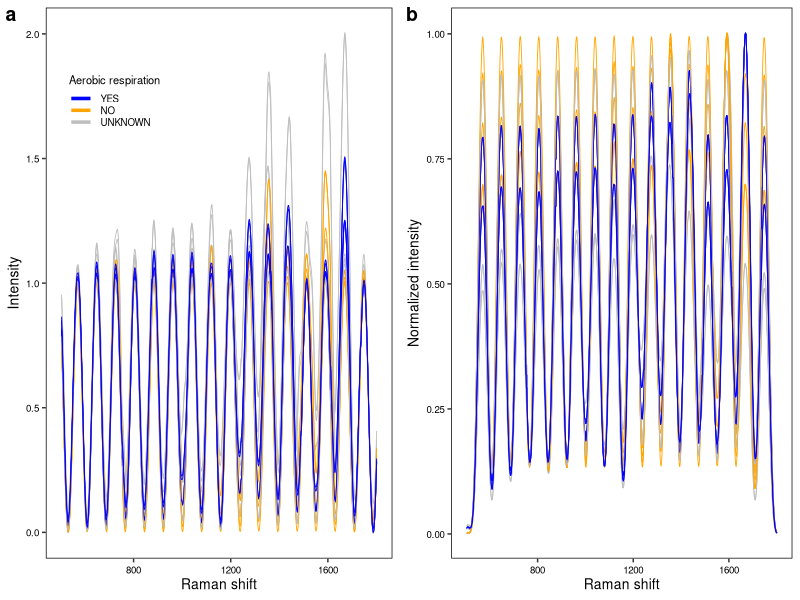
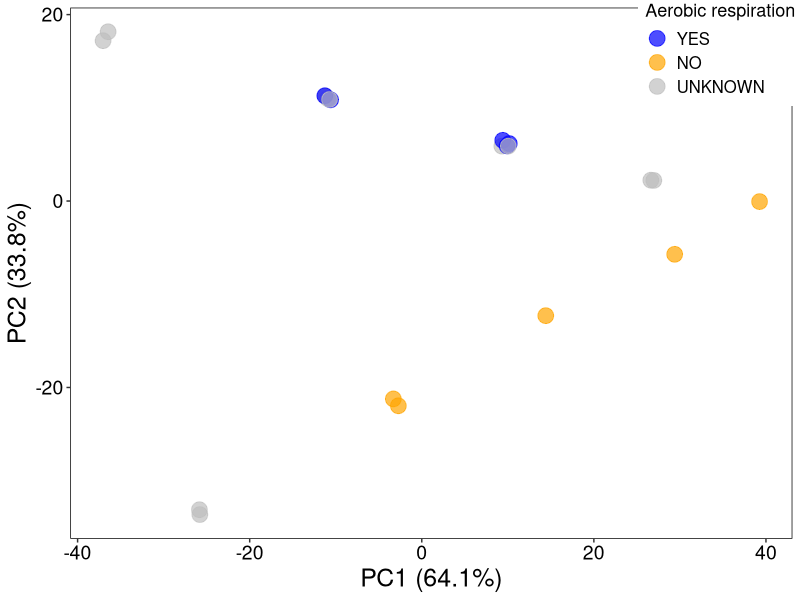
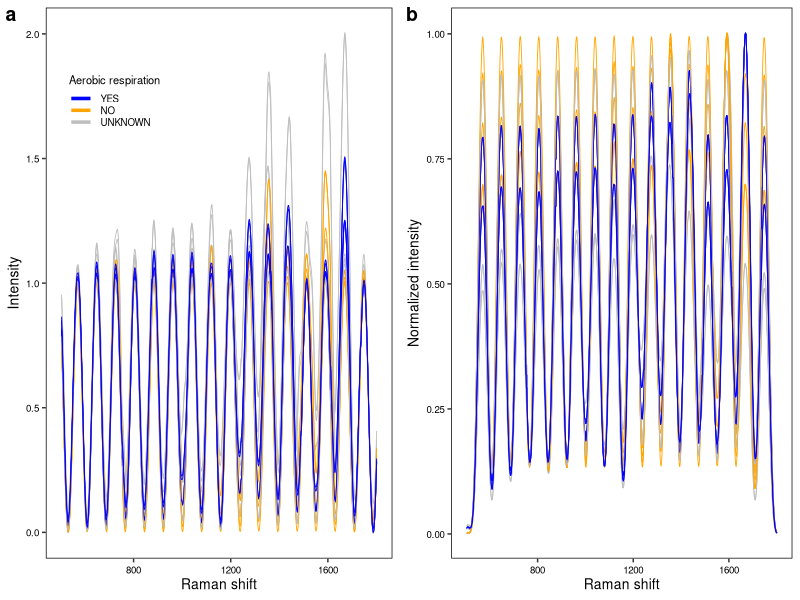

The R script that drew these images, in order:
library(readr)
library(dplyr)
library(ggplot2)
library(tidyr)
library(cowplot)

aero <- c("Subfossil Vampirovibrionales", "Modern Vampirovibrionales", "Fossil Sericytochromatia", "Modern Sericytochromatia", 
          "Modern Bacteriodetes", "Modern Chloroflexi", "Modern Thaumarcheota")
no_aero <- c("Fossil Cyanobacteriales", "Modern Cyanobacteriales", "Modern Limnotrichales", "Fossil Gloeomargaritales", "Modern Gloeomargaritales")

quasar_normalized_data <- readr::read_csv("processed_data/spectral_quasar_normalized.csv") %>%
  dplyr::filter(sample != "string", sample != "meta") %>%
  dplyr::mutate(sample = ifelse(sample == "Fossil Sericytochromatia...28", "Fossil Sericytochromatia (I)",
                                ifelse(sample == "Fossil Sericytochromatia...30", "Fossil Sericytochromatia (II)", sample))) %>%
  dplyr::mutate(aerobic_resp = ifelse(sample %in% aero, "YES", 
                                      ifelse(sample %in% no_aero, "NO", "UNKNOWN"))) %>%
  dplyr::select(sample, aerobic_resp, everything())

quasar_normalized_data_filled <- quasar_normalized_data %>%
  tidyr::pivot_longer(cols = 3:last_col(), names_to = "wavelength", values_to = "value") %>%
  dplyr::group_by(sample) %>%
  dplyr::mutate(wavelength = as.numeric(wavelength)) %>%
  dplyr::arrange(wavelength) %>%
  tidyr::fill(value, .direction = "down") %>%
  dplyr::ungroup() %>%
  tidyr::pivot_wider(names_from = wavelength, values_from = value) %>%
  dplyr::select(where(~ !any(is.na(.)))) %>%
  dplyr::select(sample, aerobic_resp, seq(3, ncol(.), by = 2))


# ====================================================================================================================================================================== #
# Visualizing spectra:
# ====================================================================================================================================================================== #
original <- readr::read_csv("processed_data/midterm_raw_data_transposed.csv") %>%
  dplyr::mutate(sample = ifelse(sample == "Fossil Sericytochromatia...28", "Fossil Sericytochromatia (I)",
                                ifelse(sample == "Fossil Sericytochromatia...30", "Fossil Sericytochromatia (II)", sample))) %>%
  dplyr::mutate(aerobic_resp = ifelse(sample %in% aero, "YES", 
                                      ifelse(sample %in% no_aero, "NO", "UNKNOWN"))) %>%
  dplyr::select(sample, aerobic_resp, everything())

original_filled <- original %>%
  tidyr::pivot_longer(cols = 3:last_col(), names_to = "wavelength", values_to = "value") %>%
  dplyr::group_by(sample) %>%
  dplyr::mutate(wavelength = as.numeric(wavelength)) %>%
  dplyr::arrange(wavelength) %>%
  tidyr::fill(value, .direction = "down") %>%
  dplyr::ungroup() %>%
  tidyr::pivot_wider(names_from = wavelength, values_from = value) %>%
  dplyr::select(where(~ !any(is.na(.)))) %>%
  dplyr::select(sample, aerobic_resp, seq(3, ncol(.), by = 2)) %>%
  dplyr::mutate(aerobic_resp = factor(aerobic_resp, levels = c("YES","NO","UNKNOWN")))


og_spec <- original_filled %>%
  tidyr::pivot_longer(cols = 3:last_col(), names_to = "wavelength", values_to = "value") %>%
  mutate(
    wavelength = as.numeric(wavelength),
    value = as.numeric(value)
  ) %>%
  ggplot(aes(x = wavelength, y = value, color = aerobic_resp, group = sample)) +
  scale_color_manual(values = c("YES" = "blue", "NO" = "orange", "UNKNOWN" = "grey")) +
  geom_line(linewidth = 0.3) +
  # geom_point() +
  theme(panel.background = element_blank(),
        axis.text = element_text(size = 7, color = 'black'),
        axis.title = element_text(size = 10, color = 'black'),
        panel.border = element_rect(color = 'black', fill = NA),
        legend.text = element_text(size = 7, color ='black'),
        legend.title = element_text(size = 8, color = 'black'),
        legend.position = "inside",
        legend.position.inside = c(0.2,0.83),
        legend.key.height = unit(0.3, "cm"), 
        # legend.key.width = unit(0.8, "cm"), 
        legend.spacing.y = unit(0.1, "cm"), 
        legend.key = element_blank()) +
  labs(x = "Raman shift", y = "Intensity", color = "Aerobic respiration") +
  guides(color = guide_legend(override.aes = list(linewidth = 1.2))) 
# og_spec


norm_spec <- quasar_normalized_data_filled %>%
  tidyr::pivot_longer(cols = 3:last_col(), names_to = "wavelength", values_to = "value") %>%
  mutate(
    wavelength = as.numeric(wavelength),
    value = as.numeric(value)
  ) %>%
  dplyr::mutate(aerobic_resp = factor(aerobic_resp, levels = c("YES","NO","UNKNOWN"))) %>%
  ggplot(aes(x = wavelength, y = value, color = aerobic_resp, group = sample)) +
  scale_color_manual(values = c("YES" = "blue", "NO" = "orange", "UNKNOWN" = "grey")) +
  geom_line(linewidth = 0.3) +
  # geom_point() +
  theme(panel.background = element_blank(),
        axis.text = element_text(size = 7, color = 'black'),
        axis.title = element_text(size = 10, color = 'black'),
        panel.border = element_rect(color = 'black', fill = NA),
        legend.position = "none") +
  labs(x = "Raman shift", y = "Normalized intensity", color = "Aerobic respiration")
# norm_spec


spec_plt <- cowplot::plot_grid(
  og_spec, norm_spec,
  nrow = 1,
  rel_widths = c(1,1),
  labels = c("a","b"),
  align = "h")
spec_plt

ggsave("plots/spectra.png", width = 7.5, height = 3.5, dpi = 500)



# ====================================================================================================================================================================== #
# PCA
# ====================================================================================================================================================================== # 
num_cols <- 3:ncol(quasar_normalized_data_filled)
quasar_normalized_data_filled[num_cols] <- lapply(quasar_normalized_data_filled[num_cols], as.numeric)

pca_result <- prcomp(quasar_normalized_data_filled[num_cols], center = TRUE, scale. = TRUE)

pca_df <- data.frame(
  sample = quasar_normalized_data_filled$sample,
  aerobic_resp = quasar_normalized_data_filled$aerobic_resp,
  PC1 = pca_result$x[, 1],
  PC2 = pca_result$x[, 2],
  PC3 = pca_result$x[, 3],
  PC4 = pca_result$x[, 4]) %>%
  dplyr::mutate(aerobic_resp = factor(aerobic_resp, levels = c("YES","NO","UNKNOWN")))

var_explained <- summary(pca_result)$importance[2, ] * 100

ggplot(pca_df, aes(x = PC1, y = PC2, color = aerobic_resp)) +
  geom_point(size = 5, alpha = 0.7, position = position_jitter(width = 0.5, height = 0.5)) +
  scale_color_manual(values = c("YES" = "blue", "NO" = "orange", "UNKNOWN" = "grey")) +
  theme(panel.background = element_blank(),
        axis.text = element_text(size = 14, color = 'black'),
        axis.title = element_text(size = 18, color = 'black'),
        panel.border = element_rect(color = 'black', fill = NA),
        legend.text = element_text(size = 12, color ='black'),
        legend.title = element_text(size = 13, color = 'black'),
        legend.position = "inside",
        legend.position.inside = c(0.9,0.92)) +
  labs(x = paste0("PC1 (", round(var_explained[1], 1), "%)"), y = paste0("PC2 (", round(var_explained[2], 1), "%)"), color = "Aerobic respiration") 
